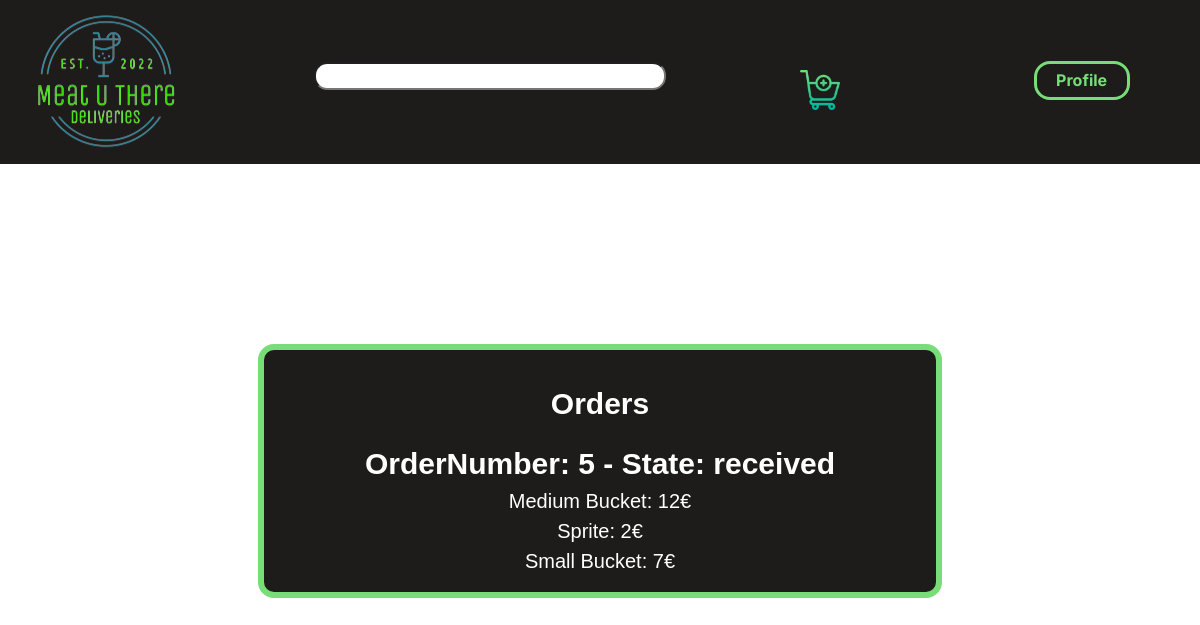
Page /orders.php (signed in) on the committed database.
### tables this page shows
CREATE TABLE Request(
    idRequest INTEGER PRIMARY KEY,
    orderState VARCHAR,
    idUser REFERENCES User
);

CREATE TABLE RequestDishes(
    idRequestDish INTEGER,
    idRequest INTEGER REFERENCES Request ON DELETE CASCADE,
    idDish INTEGER REFERENCES Dish ON DELETE CASCADE,
    PRIMARY KEY(idRequestDish)
);

CREATE TABLE Dish(
    idDish INTEGER PRIMARY KEY AUTOINCREMENT,
    name VARCHAR,
    price REAL,
    idDishCategory INTEGER REFERENCES DishCategory,
    idRestaurant INTEGER REFERENCES Restaurant
);

### database/users.php (called while the page is built, shortened)
<?php
    function getUserInfo($db){
        $stmt = $db->prepare('SELECT *
                              FROM User
                              WHERE username=:username');
        $stmt->bindParam(':username',$_SESSION['username']);
        $stmt->execute();
        $stmt = $stmt->fetch();
        return $stmt;
    }
?>

### database/restaurants.php (called while the page is built, shortened)
<?php
    function getDishInfo($db,$dish_id){
        $stmt = $db->prepare('  SELECT *
                                FROM Dish
                                WHERE idDish=:idDish');
        $stmt->bindParam(':idDish',$dish_id);
        $stmt->execute();
        $stmt = $stmt->fetch();
        return $stmt;
    }
    function getRequests($db,$user_id){
        $stmt = $db->prepare('SELECT *
                              FROM Request WHERE idUser=:user_id');
        $stmt->bindParam(':user_id',$user_id);
        $stmt->execute();
        $stmt = $stmt->fetchAll();
        return $stmt;
    }
    function getRequestDishes($db,$idRequest){
        $stmt = $db->prepare('SELECT idDish
                              FROM RequestDishes WHERE idRequest=:idRequest');
        $stmt->bindParam(':idRequest',$idRequest);
        $stmt->execute();
        $stmt = $stmt->fetchAll();
        return $stmt;
    }
?>

### orders.php (the view, shortened to what this page needs)
<?php
    require_once("templates/common.php");
    require_once("database/connection.php");
    require_once("database/restaurants.php");
    require_once("database/users.php");
    $db=getDatabaseConnection();
    $userInfo = getUserInfo($db,$_SESSION["username"]);
    $requests = getRequests($db,$userInfo['idUser']);
?>
<menu>
    <h2>Orders</h2>
    <ul id=orders>
    <?php foreach($requests as $request){ ?>
            <ul id="OrderNumber"><h1>OrderNumber: <?=$request['idRequest']?> - <?="State: ".$request['orderState']?></h1>
                <?php $requestDishes = getRequestDishes($db,$request['idRequest'])?>
                <?php foreach($requestDishes as $dish){?>
                <li>
                    <?php $dishInfo = getDishInfo($db, $dish['idDish']) ?>
                    <p><?=$dishInfo['name']?>:<?=" ".$dishInfo['price']?>€</p>
                </li>
                <?php } ?>
        <?php } ?>
</menu>

### styles/common.css (style rules this page uses)
* { padding: 0; margin: 0; font-family: 'Inter','Anonymous Pro',"IBM Plex Mono",'Raleway', sans-serif; }
body { font-family: "IBM Plex Mono", 'Courier New', monospace; background-color: white; width:100%; align-items: center; justify-content: center; min-height:100%; }

### styles/orders.css (style rules this page uses)
body { background-image:url("../imgs/hamburger_background"); background-size:cover; width:100% }
menu { width: 250px; padding: 1em; border:0.4em solid #77DD77; background-color: #1D1C1A; border-radius:1em; width: 40em; height: 10em; display:table; margin:auto; margin-top:15%; }
menu p { font: 400 20px/1.5 Helvetica, Verdana, sans-serif; margin: 0; color:white; }
menu h2 { font: 400 30px/1.5 Helvetica, Verdana, sans-serif; margin: 0; padding: 0; color:white; padding: 0.5em; justify-content: center; display: flex; font-weight: bold; }
menu ul h1 { font: 400 30px/1.5 Helvetica, Verdana, sans-serif; margin: 0; padding: 0; color:white; justify-content: center; display: flex; font-weight: bold; }
menu ul { list-style-type: none; margin: 0; padding: 0; }
menu ul li { display: flex; justify-content: center; font: 200 20px/1.5 Helvetica, Verdana, sans-serif; }

### rows in the picture
request: idRequest "5", orderState "received"
requestdishes: idDish.name "Medium Bucket", idDish.price "12"
requestdishes: idDish.name "Sprite", idDish.price "2"
requestdishes: idDish.name "Small Bucket", idDish.price "7"
